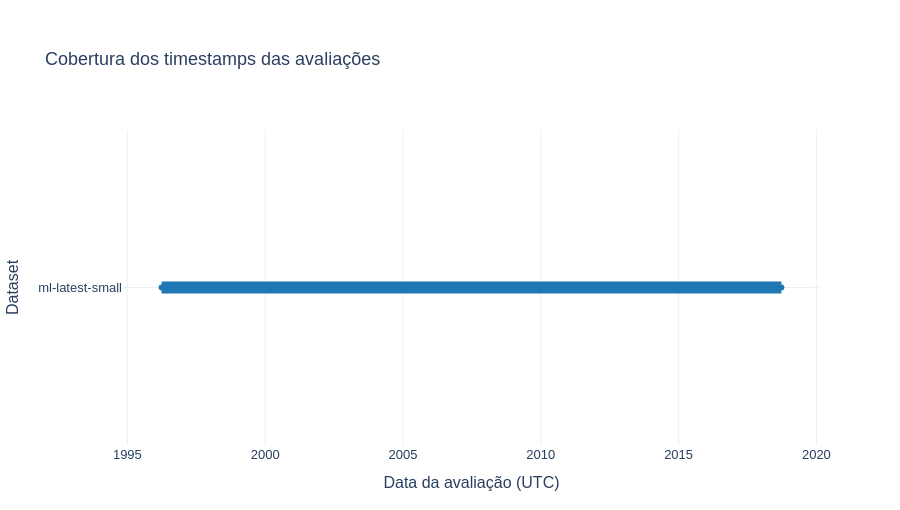
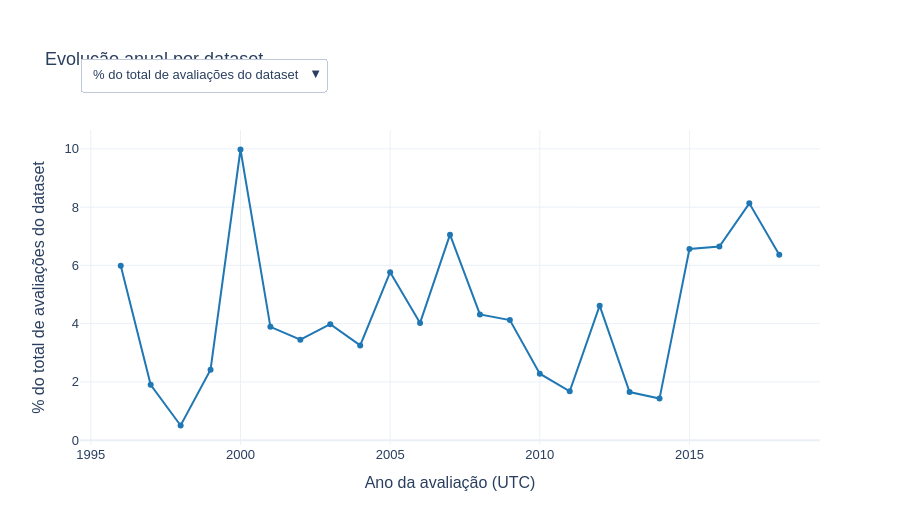
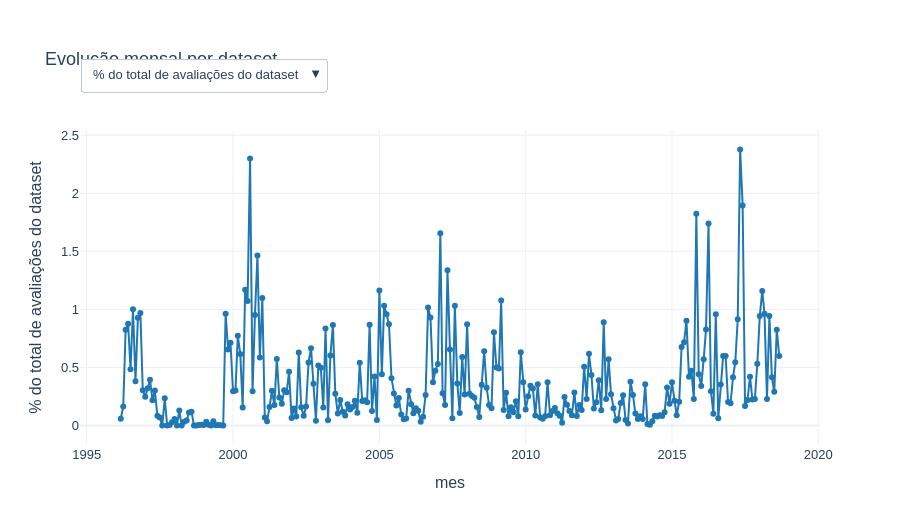
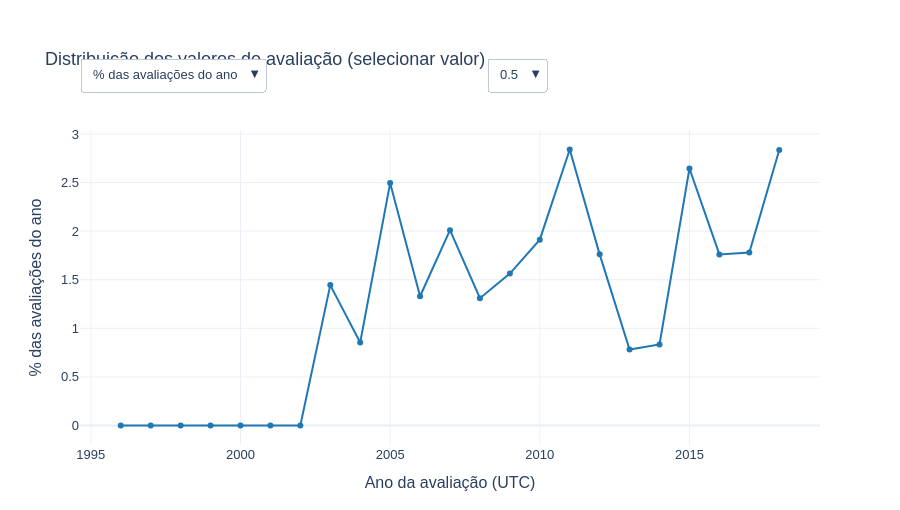

Here is the notebook cell these charts were saved with, in order:
### Markdown cell above
### Exploração interativa de agregados

Usa-se Plotly, a única biblioteca adicional para visualização. A legenda permite mostrar/ocultar datasets; os menus mudam métricas e, quando necessário, o valor de rating, perfil ou grupo de atividade. Zoom e seletores operam sobre tabelas já calculadas e não voltam a executar consultas. Os HTML autónomos em `output/graficos` incluem a biblioteca e podem ser abertos sem Internet ou sessão Python. No VS Code/Jupyter, os gráficos usam a representação interativa do notebook; se o visualizador não a suportar, abra os HTML.

Na evolução anual/mensal, “% do total” divide pelo total de avaliações **desse dataset**, não pelo total de todos os datasets. Na distribuição de notas, o denominador é o total **do ano e dataset**. Nos perfis, é a população elegível segundo a definição escolhida. Nos géneros, um filme pode contar em vários grupos; as percentagens não somam necessariamente 100%. A comparação conserva as grafias originais dos géneros.

Anos/meses interiores sem avaliações têm contagem zero e média ausente; não se desenham observações fora da cobertura de um dataset. Não se atribuem meios pontos às escalas inteiras. Nos grupos de atividade, as médias são primeiro calculadas por utilizador/ano e depois por grupo, dando o mesmo peso a cada utilizador contribuinte.

### Code cell
GRAFICOS = OUT_DIR / "graficos"
GRAFICOS.mkdir(exist_ok=True)
pio.templates.default = "plotly_white"
paleta = ["#1f77b4", "#ff7f0e", "#2ca02c", "#9467bd", "#d62728"]
cores_datasets = {nome: paleta[i % len(paleta)] for i, nome in enumerate(resultados)}

def mostrar(figura, nome):
    figura.update_layout(font=dict(family="Arial", size=13), height=510,
                          margin=dict(t=130, b=65), legend_title_text="Dataset / série")
    # O HTML autónomo funciona sem servidor, kernel ou ligação à Internet.
    figura.write_html(GRAFICOS / f"{nome}.html", include_plotlyjs=True, full_html=True)
    figura.show(renderer="plotly_mimetype")
    print("Versão interativa autónoma:", GRAFICOS / f"{nome}.html")

def grafico_series(tabela, x, metricas, titulo, nome, grupo=None, barras=False):
    if tabela.is_empty():
        print("Sem dados para o gráfico:", titulo)
        return
    conjuntos = []
    for dataset in tabela["dataset"].unique(maintain_order=True).to_list():
        dados = tabela.filter(pl.col("dataset")==dataset)
        grupos = dados[grupo].unique().sort().to_list() if grupo else [None]
        for valor in grupos:
            parte = dados.filter(pl.col(grupo)==valor) if grupo else dados
            if x == "ano":
                anos_dataset = resultados[dataset]["anual"]["ano"]
                grelha = pl.DataFrame({"ano": range(anos_dataset.min(), anos_dataset.max()+1)},
                                     schema={"ano": pl.Int64})
                parte = grelha.join(parte.with_columns(pl.col("ano").cast(pl.Int64)), on="ano", how="left")
                contagens = [c for c in ("num_ratings", "utilizadores", "avaliacoes") if c in parte.columns]
                if contagens:
                    parte = parte.with_columns(pl.col(contagens).fill_null(0))
            conjuntos.append((dataset, valor, parte.sort(x)))
    primeira = next(iter(metricas))
    figura = go.Figure()
    opcoes_grupo = sorted(set(g for _,g,_ in conjuntos)) if grupo else []
    for dataset, valor, parte in conjuntos:
        argumentos = dict(x=parte[x].to_list(), y=parte[primeira].to_list(),
            name=dataset, legendgroup=dataset,
            marker=dict(color=cores_datasets[dataset]),
            visible=(valor==opcoes_grupo[0]) if grupo else True,
            hovertemplate="%{x}<br>%{y:.4g}<extra>%{fullData.name}</extra>")
        figura.add_trace(go.Bar(**argumentos) if barras else go.Scatter(
            **argumentos, mode="lines+markers", line=dict(color=cores_datasets[dataset])))
    menus = [dict(x=0, y=1.23, xanchor="left", buttons=[dict(label=rotulo, method="update",
        args=[{"y": [parte[coluna].to_list() for _,_,parte in conjuntos]},
              {"yaxis.title.text": rotulo}]) for coluna,rotulo in metricas.items()])]
    if grupo:
        menus.append(dict(x=0.55, y=1.23, xanchor="left", buttons=[dict(label=str(valor), method="update",
            args=[{"visible": [g==valor for _,g,_ in conjuntos]}]) for valor in opcoes_grupo]))
    figura.update_layout(title=titulo, xaxis_title="Ano da avaliação (UTC)" if x=="ano" else x,
                          yaxis_title=metricas[primeira], updatemenus=menus, barmode="group")
    mostrar(figura, nome)

if resultados:
    intervalos = go.Figure()
    for linha in cobertura.iter_rows(named=True):
        intervalos.add_trace(go.Scatter(
            x=[linha["primeira_avaliacao_utc"], linha["ultima_avaliacao_utc"]],
            y=[linha["dataset"], linha["dataset"]], mode="lines+markers", name=linha["dataset"],
            line=dict(width=12, color=cores_datasets[linha["dataset"]]),
            hovertemplate="%{x}<extra>%{fullData.name}</extra>"))
    intervalos.update_layout(title="Cobertura dos timestamps das avaliações",
                             xaxis_title="Data da avaliação (UTC)", yaxis_title="Dataset")
    mostrar(intervalos, "intervalos_temporais")

    anuais, mensais, perfis, valores = [], [], [], []
    for nome, tabelas in resultados.items():
        a = tabelas["anual"]
        grelha = pl.DataFrame({"ano": range(a["ano"].min(), a["ano"].max()+1)}, schema={"ano": pl.Int64})
        anual = (grelha.join(a, on="ano", how="left")
            .with_columns(pl.col("num_ratings", "utilizadores").fill_null(0))
            .with_columns((pl.col("num_ratings")*100/pl.col("num_ratings").sum()).alias("pct_dataset"),
                          pl.lit(nome).alias("dataset")))
        anuais.append(anual)
        mensal = tabelas["mensal"].with_columns(
            (pl.col("num_ratings")*100/pl.col("num_ratings").sum()).alias("pct_dataset"),
            pl.lit(nome).alias("dataset"))
        # Os meses ausentes dentro do intervalo recebem contagem zero e média ausente.
        inicio_mes = datetime.strptime(mensal["mes"].min(), "%Y-%m").date()
        fim_mes = datetime.strptime(mensal["mes"].max(), "%Y-%m").date()
        meses = pl.date_range(inicio_mes, fim_mes, interval="1mo", eager=True).dt.strftime("%Y-%m")
        mensal = (pl.DataFrame({"mes": meses}).join(mensal, on="mes", how="left")
                  .with_columns(pl.col("num_ratings", "pct_dataset").fill_null(0), pl.lit(nome).alias("dataset")))
        mensais.append(mensal)
        for tipo, chave in [("Acumulados", "perfis_cumulativos"), ("Ativos no ano", "perfis_ativos")]:
            p = tabelas[chave].with_columns(pl.col("ano").cast(pl.Int64))
            grelha_perfis = grelha.join(pl.DataFrame({"perfil": ["Só inteiros", "Só não inteiros", "Misto"]}), how="cross")
            p = (grelha_perfis.join(p, on=["ano", "perfil"], how="left")
                .with_columns(pl.col("utilizadores").fill_null(0).cast(pl.Int64))
                .sort("perfil", "ano")
                .with_columns((100*pl.col("utilizadores")/pl.col("utilizadores").sum().over("ano")).alias("percentagem"),
                    (pl.col("utilizadores")-pl.col("utilizadores").shift(1).over("perfil").fill_null(0)).alias("variacao_liquida"),
                    (pl.lit(tipo+" | ")+pl.col("perfil")).alias("grupo"), pl.lit(nome).alias("dataset")))
            perfis.append(p)
        v = tabelas["valores_ano"]
        # Só se completam valores da escala documentada de cada dataset.
        escala = [float(i) for i in range(1,6)] if nome in ("ml-100k", "ml-1m") else [i/2 for i in range(1,11)]
        v = (grelha.join(pl.DataFrame({"rating": escala}), how="cross")
            .join(v, on=["ano", "rating"], how="left").with_columns(pl.col("num_ratings").fill_null(0))
            .with_columns((100*pl.col("num_ratings")/pl.col("num_ratings").sum().over("ano")).alias("percentagem"),
                          pl.lit(nome).alias("dataset")))
        valores.append(v)
    anual_conjunto = pl.concat(anuais, how="vertical_relaxed")
    anual_conjunto.write_parquet(OUT_DIR / "anual_conjunto.parquet")
    grafico_series(anual_conjunto, "ano", {"pct_dataset": "% do total de avaliações do dataset",
        "num_ratings": "Número de avaliações", "media": "Média das avaliações",
        "utilizadores": "Utilizadores ativos no ano"}, "Evolução anual por dataset", "evolucao_anual")
    grafico_series(pl.concat(mensais, how="vertical_relaxed"), "mes",
        {"pct_dataset": "% do total de avaliações do dataset", "num_ratings": "Número de avaliações", "media": "Média"},
        "Evolução mensal por dataset", "evolucao_mensal")
    grafico_series(pl.concat(valores, how="vertical_relaxed"), "ano",
        {"percentagem": "% das avaliações do ano", "num_ratings": "Número de avaliações"},
        "Distribuição dos valores de avaliação (selecionar valor)", "valores_por_ano", grupo="rating")
    grafico_series(pl.concat(perfis, how="vertical_relaxed"), "ano",
        {"percentagem": "% de utilizadores elegíveis", "utilizadores": "Utilizadores",
         "variacao_liquida": "Variação líquida anual de utilizadores"},
        "Perfis de utilização da escala (selecionar definição e perfil)", "perfis", grupo="grupo")
    grafico_series(juntar_resultado("grupos_atividade"), "ano",
        {"media": "Média das médias por utilizador", "utilizadores": "Utilizadores do grupo", "avaliacoes": "Avaliações"},
        "Atividade e composição dos utilizadores", "grupos_atividade", grupo="grupo")
    grafico_series(juntar_resultado("filmes_genero"), "genre",
        {"pct_movies": "% de filmes do dataset", "num_movies": "Número de filmes"},
        "Filmes por género: categorias originais", "filmes_genero", barras=True)
    if EXECUTAR_ANALISES_AVANCADAS:
        filmes = juntar_resultado("filmes_ano_selecionados")
        if not filmes.is_empty():
            filmes = filmes.with_columns((pl.col("dataset")+pl.lit(" | ")+pl.col("title")).alias("filme"))
            grafico_series(filmes, "ano", {"media": "Média anual", "avaliacoes": "Número de avaliações"},
                "Evolução de filmes selecionados dentro de cada dataset", "evolucao_filmes", grupo="filme")
else:
    print("Sem dados calculados: não são criados gráficos analíticos.")

### Figure 1 — Plotly figure (JSON) as saved in the notebook; plotly's stock layout.template omitted (floating-point values rounded to 4 significant figures)
{"data": [{"hovertemplate": "%{x}<extra>%{fullData.name}</extra>", "line": {"color": "#1f77b4", "width": 12}, "mode": "lines+markers", "name": "ml-latest-small", "type": "scatter", "x": ["1996-03-29T18:36:55", "2018-09-24T14:27:30"], "y": ["ml-latest-small", "ml-latest-small"]}], "layout": {"font": {"family": "Arial", "size": 13}, "height": 510, "legend": {"title": {"text": "Dataset / série"}}, "margin": {"b": 65, "t": 130}, "title": {"text": "Cobertura dos timestamps das avaliações"}, "xaxis": {"title": {"text": "Data da avaliação (UTC)"}}, "yaxis": {"title": {"text": "Dataset"}}}}

### Figure 2 — Plotly figure (JSON) as saved in the notebook; plotly's stock layout.template omitted (floating-point values rounded to 4 significant figures)
{"data": [{"hovertemplate": "%{x}<br>%{y:.4g}<extra>%{fullData.name}</extra>", "legendgroup": "ml-latest-small", "line": {"color": "#1f77b4"}, "marker": {"color": "#1f77b4"}, "mode": "lines+markers", "name": "ml-latest-small", "type": "scatter", "visible": true, "x": [1996, 1997, 1998, 1999, 2000, 2001, 2002, 2003, 2004, 2005, 2006, 2007, 2008, 2009, 2010, 2011, 2012, 2013, 2014, 2015, 2016, 2017, 2018], "y": [5.99, 1.9, 0.5028, 2.419, 9.978, 3.889, 3.449, 3.981, 3.252, 5.765, 4.025, 7.055, 4.315, 4.124, 2.282, 1.676, 4.617, 1.65, 1.427, 6.561, 6.647, 8.13, 6.365]}], "layout": {"barmode": "group", "font": {"family": "Arial", "size": 13}, "height": 510, "legend": {"title": {"text": "Dataset / série"}}, "margin": {"b": 65, "t": 130}, "title": {"text": "Evolução anual por dataset"}, "updatemenus": [{"buttons": [{"args": [{"y": [[5.99, 1.9, 0.5028, 2.419, 9.978, 3.889, 3.449, 3.981, 3.252, 5.765, 4.025, 7.055, 4.315, 4.124, 2.282, 1.676, 4.617, 1.65, 1.427, 6.561, 6.647, 8.13, 6.365]]}, {"yaxis.title.text": "% do total de avaliações do dataset"}], "label": "% do total de avaliações do dataset", "method": "update"}, {"args": [{"y": [[6040, 1916, 507, 2439, 10061, 3922, 3478, 4014, 3279, 5813, 4059, 7114, 4351, 4158, 2301, 1690, 4656, 1664, 1439, 6616, 6703, 8198, 6418]]}, {"yaxis.title.text": "Número de avaliações"}], "label": "Número de avaliações", "method": "update"}, {"args": [{"y": [[3.536, 3.728, 3.436, 3.772, 3.393, 3.512, 3.607, 3.499, 3.506, 3.432, 3.488, 3.309, 3.657, 3.392, 3.463, 3.784, 3.641, 3.877, 3.511, 3.514, 3.686, 3.349, 3.389]]}, {"yaxis.title.text": "Média das avaliações"}], "label": "Média das avaliações", "method": "update"}, {"args": [{"y": [[97, 33, 11, 27, 56, 38, 25, 31, 24, 43, 43, 46, 41, 45, 36, 38, 44, 30, 21, 55, 47, 58, 49]]}, {"yaxis.title.text": "Utilizadores ativos no ano"}], "label": "Utilizadores ativos no ano", "method": "update"}], "x": 0, "xanchor": "left", "y": 1.23}], "xaxis": {"title": {"text": "Ano da avaliação (UTC)"}}, "yaxis": {"title": {"text": "% do total de avaliações do dataset"}}}}

### Figure 3 — Plotly figure (JSON) as saved in the notebook; plotly's stock layout.template omitted (floating-point values rounded to 4 significant figures; data arrays with more than 128 entries replaced by an {"elided": "..."} marker saying what was removed)
{"data": [{"hovertemplate": "%{x}<br>%{y:.4g}<extra>%{fullData.name}</extra>", "legendgroup": "ml-latest-small", "line": {"color": "#1f77b4"}, "marker": {"color": "#1f77b4"}, "mode": "lines+markers", "name": "ml-latest-small", "type": "scatter", "visible": true, "x": {"elided": "271 str values"}, "y": {"elided": "271 float values"}}], "layout": {"barmode": "group", "font": {"family": "Arial", "size": 13}, "height": 510, "legend": {"title": {"text": "Dataset / série"}}, "margin": {"b": 65, "t": 130}, "title": {"text": "Evolução mensal por dataset"}, "updatemenus": [{"buttons": [{"args": [{"y": {"elided": "1x271 float values"}}, {"yaxis.title.text": "% do total de avaliações do dataset"}], "label": "% do total de avaliações do dataset", "method": "update"}, {"args": [{"y": {"elided": "1x271 int values"}}, {"yaxis.title.text": "Número de avaliações"}], "label": "Número de avaliações", "method": "update"}, {"args": [{"y": {"elided": "1x271 float values"}}, {"yaxis.title.text": "Média"}], "label": "Média", "method": "update"}], "x": 0, "xanchor": "left", "y": 1.23}], "xaxis": {"title": {"text": "mes"}}, "yaxis": {"title": {"text": "% do total de avaliações do dataset"}}}}

### Figure 4 — Plotly figure (JSON) as saved in the notebook; plotly's stock layout.template omitted (floating-point values rounded to 4 significant figures; data arrays with more than 128 entries replaced by an {"elided": "..."} marker saying what was removed)
{"data": [{"hovertemplate": "%{x}<br>%{y:.4g}<extra>%{fullData.name}</extra>", "legendgroup": "ml-latest-small", "line": {"color": "#1f77b4"}, "marker": {"color": "#1f77b4"}, "mode": "lines+markers", "name": "ml-latest-small", "type": "scatter", "visible": true, "x": [1996, 1997, 1998, 1999, 2000, 2001, 2002, 2003, 2004, 2005, 2006, 2007, 2008, 2009, 2010, 2011, 2012, 2013, 2014, 2015, 2016, 2017, 2018], "y": [0.0, 0.0, 0.0, 0.0, 0.0, 0.0, 0.0, 1.445, 0.8539, 2.494, 1.33, 2.01, 1.31, 1.563, 1.912, 2.84, 1.761, 0.7812, 0.8339, 2.645, 1.76, 1.781, 2.836]}, {"hovertemplate": "%{x}<br>%{y:.4g}<extra>%{fullData.name}</extra>", "legendgroup": "ml-latest-small", "line": {"color": "#1f77b4"}, "marker": {"color": "#1f77b4"}, "mode": "lines+markers", "name": "ml-latest-small", "type": "scatter", "visible": false, "x": [1996, 1997, 1998, 1999, 2000, 2001, 2002, 2003, 2004, 2005, 2006, 2007, 2008, 2009, 2010, 2011, 2012, 2013, 2014, 2015, 2016, 2017, 2018], "y": [3.228, 1.566, 9.467, 4.592, 6.341, 5.278, 4.342, 2.167, 1.067, 2.546, 2.069, 2.432, 1.011, 2.189, 1.956, 1.065, 1.546, 1.442, 1.668, 2.025, 1.298, 2.244, 2.805]}, {"hovertemplate": "%{x}<br>%{y:.4g}<extra>%{fullData.name}</extra>", "legendgroup": "ml-latest-small", "line": {"color": "#1f77b4"}, "marker": {"color": "#1f77b4"}, "mode": "lines+markers", "name": "ml-latest-small", "type": "scatter", "visible": false, "x": [1996, 1997, 1998, 1999, 2000, 2001, 2002, 2003, 2004, 2005, 2006, 2007, 2008, 2009, 2010, 2011, 2012, 2013, 2014, 2015, 2016, 2017, 2018], "y": [0.0, 0.0, 0.0, 0.0, 0.0, 0.0, 0.0, 2.018, 2.013, 2.598, 2.119, 3.458, 1.172, 2.116, 1.608, 2.012, 1.954, 1.983, 3.127, 1.678, 2.163, 3.147, 4.176]}, {"hovertemplate": "%{x}<br>%{y:.4g}<extra>%{fullData.name}</extra>", "legendgroup": "ml-latest-small", "line": {"color": "#1f77b4"}, "marker": {"color": "#1f77b4"}, "mode": "lines+markers", "name": "ml-latest-small", "type": "scatter", "visible": false, "x": [1996, 1997, 1998, 1999, 2000, 2001, 2002, 2003, 2004, 2005, 2006, 2007, 2008, 2009, 2010, 2011, 2012, 2013, 2014, 2015, 2016, 2017, 2018], "y": [6.689, 5.689, 14.0, 9.307, 15.5, 12.24, 11.24, 9.218, 5.215, 6.141, 5.79, 7.324, 3.746, 6.253, 5.91, 3.432, 3.458, 3.425, 3.961, 5.547, 4.476, 7.026, 8.118]}, {"hovertemplate": "%{x}<br>%{y:.4g}<extra>%{fullData.name}</extra>", "legendgroup": "ml-latest-small", "line": {"color": "#1f77b4"}, "marker": {"color": "#1f77b4"}, "mode": "lines+markers", "name": "ml-latest-small", "type": "scatter", "visible": false, "x": [1996, 1997, 1998, 1999, 2000, 2001, 2002, 2003, 2004, 2005, 2006, 2007, 2008, 2009, 2010, 2011, 2012, 2013, 2014, 2015, 2016, 2017, 2018], "y": [0.0, 0.0, 0.0, 0.0, 0.0, 0.0, 0.0, 4.983, 7.929, 6.864, 6.381, 10.36, 6.205, 10.2, 8.083, 4.32, 5.455, 3.606, 8.478, 7.21, 5.236, 11.25, 8.663]}, {"hovertemplate": "%{x}<br>%{y:.4g}<extra>%{fullData.name}</extra>", "legendgroup": "ml-latest-small", "line": {"color": "#1f77b4"}, "marker": {"color": "#1f77b4"}, "mode": "lines+markers", "name": "ml-latest-small", "type": "scatter", "visible": false, "x": [1996, 1997, 1998, 1999, 2000, 2001, 2002, 2003, 2004, 2005, 2006, 2007, 2008, 2009, 2010, 2011, 2012, 2013, 2014, 2015, 2016, 2017, 2018], "y": [42.63, 34.39, 21.7, 21.12, 28.69, 28.05, 25.99, 19.23, 14.88, 15.98, 16.09, 16.07, 13.68, 19.58, 17.08, 7.633, 11.98, 8.173, 14.38, 15.92, 12.17, 21.37, 13.4]}, {"hovertemplate": "%{x}<br>%{y:.4g}<extra>%{fullData.name}</extra>", "legendgroup": "ml-latest-small", "line": {"color": "#1f77b4"}, "marker": {"color": "#1f77b4"}, "mode": "lines+markers", "name": "ml-latest-small", "type": "scatter", "visible": false, "x": [1996, 1997, 1998, 1999, 2000, 2001, 2002, 2003, 2004, 2005, 2006, 2007, 2008, 2009, 2010, 2011, 2012, 2013, 2014, 2015, 2016, 2017, 2018], "y": [0.0, 0.0, 0.0, 0.0, 0.0, 0.0, 0.0, 12.28, 24.82, 18.82, 21.02, 20.03, 21.31, 19.7, 21.21, 16.45, 20.4, 14.6, 23.7, 16.91, 17.66, 13.86, 15.14]}, {"hovertemplate": "%{x}<br>%{y:.4g}<extra>%{fullData.name}</extra>", "legendgroup": "ml-latest-small", "line": {"color": "#1f77b4"}, "marker": {"color": "#1f77b4"}, "mode": "lines+markers", "name": "ml-latest-small", "type": "scatter", "visible": false, "x": [1996, 1997, 1998, 1999, 2000, 2001, 2002, 2003, 2004, 2005, 2006, 2007, 2008, 2009, 2010, 2011, 2012, 2013, 2014, 2015, 2016, 2017, 2018], "y": [28.16, 35.13, 33.14, 34.24, 31.53, 34.85, 36.23, 26.28, 25.59, 24.02, 26.16, 22.98, 28.06, 19.6, 22.29, 26.39, 29.04, 28.31, 24.04, 25.86, 26.14, 20.52, 20.97]}, {"hovertemplate": "%{x}<br>%{y:.4g}<extra>%{fullData.name}</extra>", "legendgroup": "ml-latest-small", "line": {"color": "#1f77b4"}, "marker": {"color": "#1f77b4"}, "mode": "lines+markers", "name": "ml-latest-small", "type": "scatter", "visible": false, "x": [1996, 1997, 1998, 1999, 2000, 2001, 2002, 2003, 2004, 2005, 2006, 2007, 2008, 2009, 2010, 2011, 2012, 2013, 2014, 2015, 2016, 2017, 2018], "y": [0.0, 0.0, 0.0, 0.0, 0.0, 0.0, 0.0, 9.093, 12.35, 13.11, 12.69, 10.37, 12.32, 10.0, 10.78, 20.18, 14.58, 20.37, 12.23, 10.02, 14.37, 7.746, 12.0]}, {"hovertemplate": "%{x}<br>%{y:.4g}<extra>%{fullData.name}</extra>", "legendgroup": "ml-latest-small", "line": {"color": "#1f77b4"}, "marker": {"color": "#1f77b4"}, "mode": "lines+markers", "name": "ml-latest-small", "type": "scatter", "visible": false, "x": [1996, 1997, 1998, 1999, 2000, 2001, 2002, 2003, 2004, 2005, 2006, 2007, 2008, 2009, 2010, 2011, 2012, 2013, 2014, 2015, 2016, 2017, 2018], "y": [19.29, 23.23, 21.7, 30.75, 17.95, 19.58, 22.2, 13.28, 5.276, 7.432, 6.356, 4.962, 11.19, 8.802, 9.17, 15.68, 9.815, 17.31, 7.575, 12.18, 14.72, 11.06, 11.89]}], "layout": {"barmode": "group", "font": {"family": "Arial", "size": 13}, "height": 510, "legend": {"title": {"text": "Dataset / série"}}, "margin": {"b": 65, "t": 130}, "title": {"text": "Distribuição dos valores de avaliação (selecionar valor)"}, "updatemenus": [{"buttons": [{"args": [{"y": {"elided": "10x23 float values"}}, {"yaxis.title.text": "% das avaliações do ano"}], "label": "% das avaliações do ano", "method": "update"}, {"args": [{"y": {"elided": "10x23 int values"}}, {"yaxis.title.text": "Número de avaliações"}], "label": "Número de avaliações", "method": "update"}], "x": 0, "xanchor": "left", "y": 1.23}, {"buttons": [{"args": [{"visible": [true, false, false, false, false, false, false, false, false, false]}], "label": "0.5", "method": "update"}, {"args": [{"visible": [false, true, false, false, false, false, false, false, false, false]}], "label": "1.0", "method": "update"}, {"args": [{"visible": [false, false, true, false, false, false, false, false, false, false]}], "label": "1.5", "method": "update"}, {"args": [{"visible": [false, false, false, true, false, false, false, false, false, false]}], "label": "2.0", "method": "update"}, {"args": [{"visible": [false, false, false, false, true, false, false, false, false, false]}], "label": "2.5", "method": "update"}, {"args": [{"visible": [false, false, false, false, false, true, false, false, false, false]}], "label": "3.0", "method": "update"}, {"args": [{"visible": [false, false, false, false, false, false, true, false, false, false]}], "label": "3.5", "method": "update"}, {"args": [{"visible": [false, false, false, false, false, false, false, true, false, false]}], "label": "4.0", "method": "update"}, {"args": [{"visible": [false, false, false, false, false, false, false, false, true, false]}], "label": "4.5", "method": "update"}, {"args": [{"visible": [false, false, false, false, false, false, false, false, false, true]}], "label": "5.0", "method": "update"}], "x": 0.55, "xanchor": "left", "y": 1.23}], "xaxis": {"title": {"text": "Ano da avaliação (UTC)"}}, "yaxis": {"title": {"text": "% das avaliações do ano"}}}}
